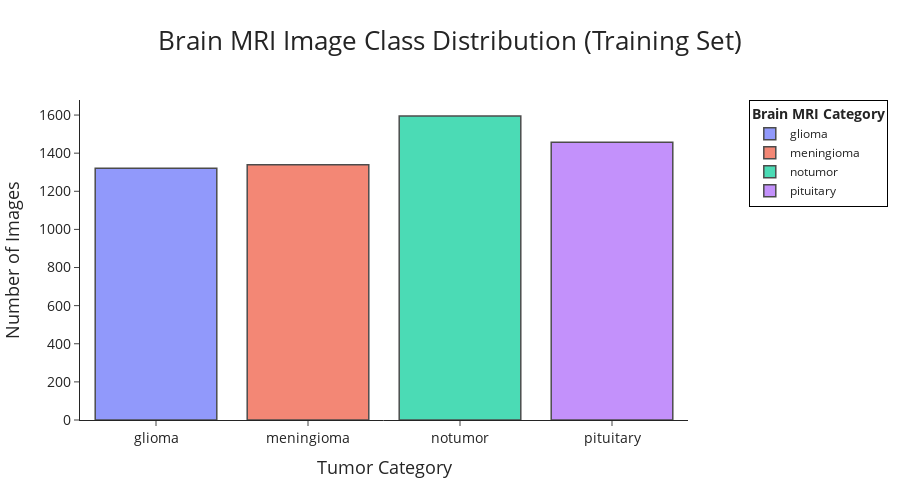

The cell this chart's notebook holds for it:
### Code cell
fig = go.Figure()

colors = ['#636EFA', '#EF553B', '#00CC96', '#AB63FA']  # Different colors for each class

# Loop over each class to create a separate bar
for cls, color in zip(train_counts.keys(), colors):
    fig.add_trace(go.Bar(
        x=[cls],
        y=[train_counts[cls]],
        name=cls,                           # <--- This creates the correct legend!
        marker_color=color,
        hovertemplate='<b>%{x}</b><br>Number of Images: %{y}<extra></extra>'
    ))

# Update layout
fig.update_layout(
    title="Brain MRI Image Class Distribution (Training Set)",
    title_x=0.5,
    title_font=dict(size=26),
    xaxis_title="Tumor Category",
    yaxis_title="Number of Images",
    xaxis=dict(title_font=dict(size=18), tickfont=dict(size=14)),
    yaxis=dict(title_font=dict(size=18), tickfont=dict(size=14)),
    template="simple_white",
    showlegend=True,
    legend=dict(
        title=dict(text='<b>Brain MRI Category</b>'),  # Bold legend title
        x=1.1,            # Move legend to right
        y=1,
        bgcolor="rgba(0,0,0,0)",  # Transparent background
        bordercolor="black",
        borderwidth=1
    ),
    height=500,
    width=900
)

# Add styles to the bars
fig.update_traces(
    marker_line_color='black',
    marker_line_width=1.5,
    opacity=0.7    # Soft colors
)

fig.show()

### Figure 1 — Plotly figure (JSON) as saved in the notebook; plotly's stock layout.template omitted (floating-point values rounded to 4 significant figures)
{"data": [{"hovertemplate": "<b>%{x}</b><br>Number of Images: %{y}<extra></extra>", "marker": {"color": "#636EFA", "line": {"color": "black", "width": 1.5}}, "name": "glioma", "opacity": 0.7, "type": "bar", "x": ["glioma"], "y": [1321]}, {"hovertemplate": "<b>%{x}</b><br>Number of Images: %{y}<extra></extra>", "marker": {"color": "#EF553B", "line": {"color": "black", "width": 1.5}}, "name": "meningioma", "opacity": 0.7, "type": "bar", "x": ["meningioma"], "y": [1339]}, {"hovertemplate": "<b>%{x}</b><br>Number of Images: %{y}<extra></extra>", "marker": {"color": "#00CC96", "line": {"color": "black", "width": 1.5}}, "name": "notumor", "opacity": 0.7, "type": "bar", "x": ["notumor"], "y": [1595]}, {"hovertemplate": "<b>%{x}</b><br>Number of Images: %{y}<extra></extra>", "marker": {"color": "#AB63FA", "line": {"color": "black", "width": 1.5}}, "name": "pituitary", "opacity": 0.7, "type": "bar", "x": ["pituitary"], "y": [1457]}], "layout": {"height": 500, "legend": {"bgcolor": "rgba(0, 0, 0, 0)", "bordercolor": "black", "borderwidth": 1, "title": {"text": "<b>Brain MRI Category</b>"}, "x": 1.1, "y": 1}, "showlegend": true, "title": {"font": {"size": 26}, "text": "Brain MRI Image Class Distribution (Training Set)", "x": 0.5}, "width": 900, "xaxis": {"autorange": true, "range": [-0.5, 3.5], "tickfont": {"size": 14}, "title": {"font": {"size": 18}, "text": "Tumor Category"}, "type": "category"}, "yaxis": {"autorange": true, "range": [0, 1679.0], "tickfont": {"size": 14}, "title": {"font": {"size": 18}, "text": "Number of Images"}, "type": "linear"}}}
